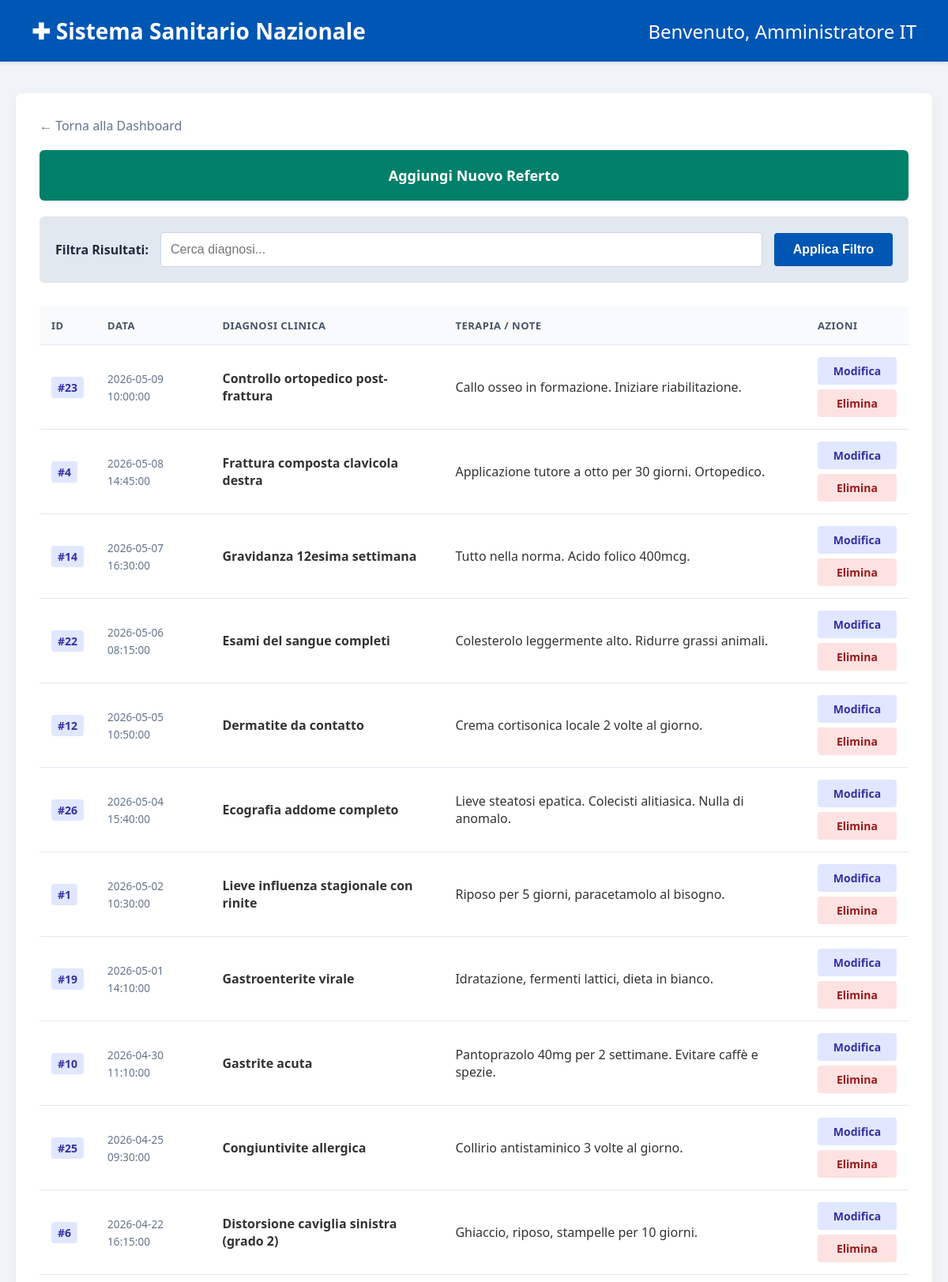
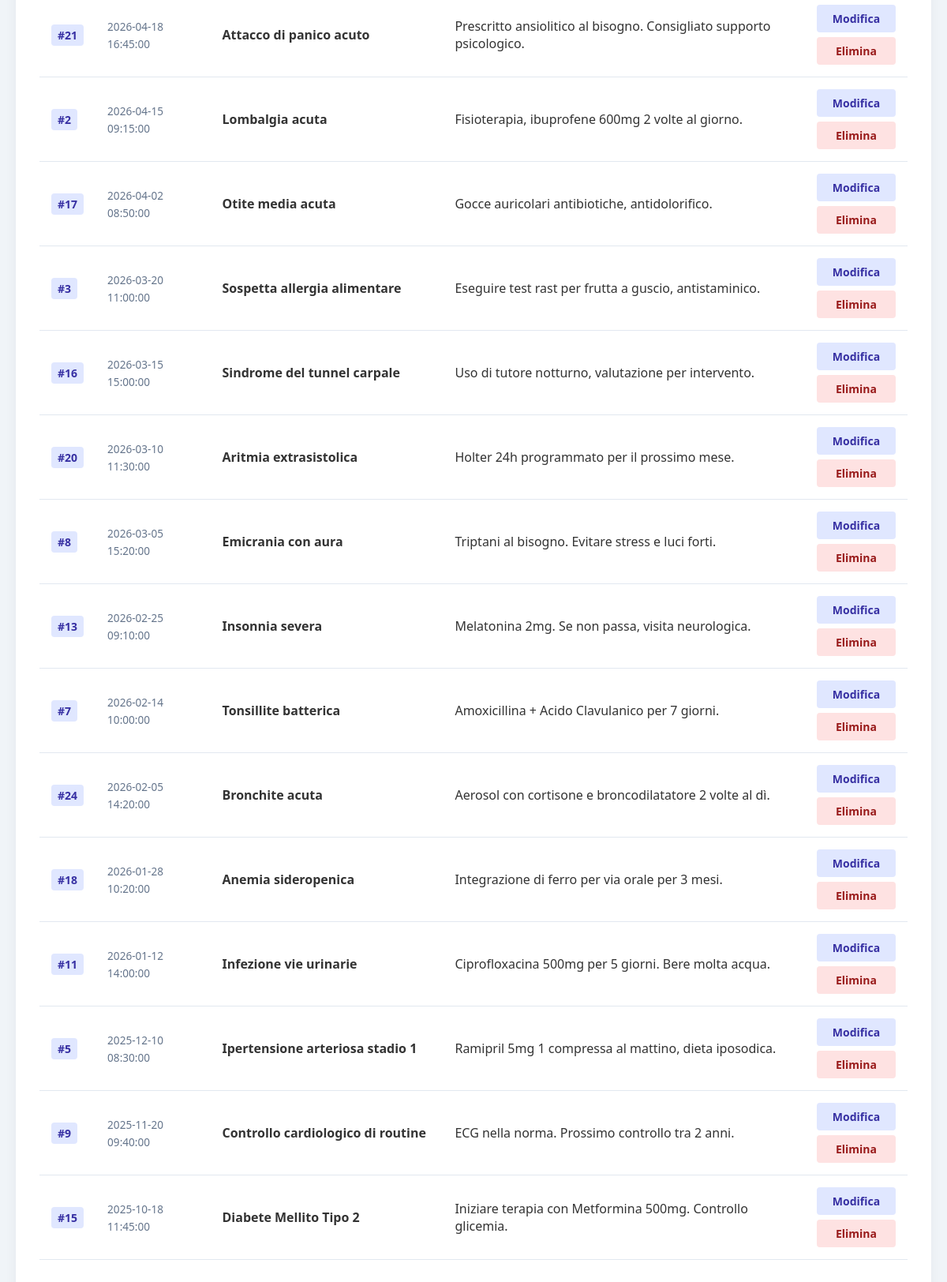
Page /src/referti.php (signed in) on the committed database (2 pictures, top to bottom).
### tables this page shows
CREATE TABLE referti (
    id INT AUTO_INCREMENT PRIMARY KEY,
    paziente_cf VARCHAR(50),
    diagnosi TEXT,
    terapia TEXT,
    data_referto DATETIME DEFAULT CURRENT_TIMESTAMP
);

### src/referti.php (the view, shortened to what this page needs)
<?php
$ruolo = $_SESSION['ruolo'];
$conn = new mysqli("db", "root", "root", "ospedale");
$ricerca = isset($_POST['ricerca']) ? $_POST['ricerca'] : '';
?>
<!DOCTYPE html>
<html lang="it">
<head>
</head>
<body>
    <div class="header">
        <div class="header-logo">✚ Sistema Sanitario Nazionale</div>
        <h1>Benvenuto, <?php echo htmlspecialchars($_SESSION['nome']); ?></h1>
    </div>
    <div class="container">
        <a href="dashboard.php" class="nav-link">← Torna alla Dashboard</a>
        <?php if ($ruolo != 'paziente'): ?>
            <a href="aggiungi_referto.php" class="btn-add-box">Aggiungi Nuovo Referto</a>
        <?php endif; ?>
        <div class="search-box">
            <form method="POST" style="display: flex; width: 100%; gap: 15px; align-items: center;">
                <label for="ricerca">Filtra Risultati:</label>
                <input type="text" id="ricerca" name="ricerca" placeholder="Cerca diagnosi..." value="<?php echo htmlspecialchars($ricerca); ?>">
                <button type="submit" class="btn-search">Applica Filtro</button>
            </form>
        </div>
        <?php
        $condizione_ruolo = "";
        $sql = "SELECT id, diagnosi, terapia, data_referto FROM referti WHERE $condizione_ruolo diagnosi LIKE '%$ricerca%' ORDER BY data_referto DESC";
        if ($conn->multi_query($sql)) {
            do {
                if ($result = $conn->store_result()) {
                    if ($result->num_rows > 0) {
                        echo "<table>";
                        echo "<tr><th>ID</th><th>Data</th><th>Diagnosi Clinica</th><th>Terapia / Note</th>";
                        if ($ruolo != 'paziente') echo "<th>Azioni</th>";
                        echo "</tr>";
                        while ($row = $result->fetch_row()) {
                            echo "<tr>";
                            echo "<td><span class='id-badge'>#" . $row[0] . "</span></td>";
                            echo "<td><span class='date-text'>" . $row[3] . "</span></td>";
                            echo "<td><strong>" . $row[1] . "</strong></td>";
                            echo "<td>" . $row[2] . "</td>";
                            if ($ruolo != 'paziente') {
                                echo "<td>
                                        <div class='action-buttons-cell'>
                                            <a href='modifica_referto.php?id=".$row[0]."' class='action-btn btn-edit'>Modifica</a>
                                            <button onclick='openDeleteModal(".$row[0].")' class='action-btn btn-delete'>Elimina</button>
                                        </div>
                                      </td>";
                            }
                            echo "</tr>";
                        }
                        echo "</table><br>";
                    } else {
                        echo "<p style='text-align:center; color:#666; padding: 20px;'>Nessun referto trovato.</p>";
                    }
                }
            } while ($conn->more_results() && $conn->next_result());
        }
        ?>
    </div>
</body>
</html>

### src/referti.php (style rules this page uses)
body { font-family: 'Segoe UI', Tahoma, Geneva, Verdana, sans-serif; background-color: #f0f4f8; margin: 0; color: #333; }
.header { background-color: #0056b3; color: white; padding: 20px 40px; display: flex; justify-content: space-between; align-items: center; box-shadow: 0 2px 4px rgba(0,0,0,0.1); }
.header h1 { margin: 0; font-size: 24px; font-weight: 400; }
.header-logo { font-weight: bold; font-size: 28px; }
.container { max-width: 1100px; margin: 40px auto; background: white; padding: 30px; border-radius: 8px; box-shadow: 0 4px 15px rgba(0,0,0,0.05); }
.nav-link { display: inline-block; margin-bottom: 20px; color: #64748b; text-decoration: none; font-weight: 500; }
.btn-add-box { display: block; background-color: #008069; color: white; padding: 20px; border-radius: 6px; margin-bottom: 20px; text-align: center; font-size: 18px; font-weight: bold; text-decoration: none; transition: background-color 0.3s; box-sizing: border-box; width: 100%; }
.search-box { background-color: #e2e8f0; padding: 20px; border-radius: 6px; margin-bottom: 30px; display: flex; gap: 10px; align-items: center; }
.search-box label { font-weight: bold; color: #1e293b; }
input[type="text"] { flex: 1; padding: 12px; border: 1px solid #cbd5e1; border-radius: 4px; box-sizing: border-box; font-size: 16px; }
button.btn-search { background-color: #0056b3; color: white; padding: 12px 24px; border: none; border-radius: 4px; cursor: pointer; font-size: 16px; font-weight: bold; transition: background-color 0.3s; }
table { width: 100%; border-collapse: collapse; background-color: white; }
th, td { padding: 15px; border-bottom: 1px solid #e2e8f0; text-align: left; vertical-align: middle; }
th { background-color: #f8fafc; color: #475569; font-weight: bold; text-transform: uppercase; font-size: 13px; letter-spacing: 0.5px; }
.id-badge { background-color: #e0e7ff; color: #3730a3; padding: 4px 8px; border-radius: 4px; font-weight: bold; font-size: 14px; }
.date-text { color: #64748b; font-size: 0.85rem; }
.action-buttons-cell { display: flex; flex-direction: column; gap: 6px; width: 100px; }
.action-btn { padding: 8px 0; border-radius: 4px; text-decoration: none; font-size: 14px; font-weight: bold; text-align: center; cursor: pointer; border: none; transition: all 0.2s; width: 100%; box-sizing: border-box; font-family: inherit; margin: 0; }
.btn-edit { background-color: #e0e7ff; color: #3730a3; }
.btn-delete { background-color: #fee2e2; color: #991b1b; }

### rows in the picture
referti: id "23", data_referto "2026-05-09 10:00:00", diagnosi "Controllo ortopedico post-frattura", terapia "Callo osseo in formazione. Iniziare riabilitazione."
referti: id "4", data_referto "2026-05-08 14:45:00", diagnosi "Frattura composta clavicola destra", terapia "Applicazione tutore a otto per 30 giorni. Ortopedico."
referti: id "14", data_referto "2026-05-07 16:30:00", diagnosi "Gravidanza 12esima settimana", terapia "Tutto nella norma. Acido folico 400mcg."
referti: id "22", data_referto "2026-05-06 08:15:00", diagnosi "Esami del sangue completi", terapia "Colesterolo leggermente alto. Ridurre grassi animali."
referti: id "12", data_referto "2026-05-05 10:50:00", diagnosi "Dermatite da contatto", terapia "Crema cortisonica locale 2 volte al giorno."
referti: id "26", data_referto "2026-05-04 15:40:00", diagnosi "Ecografia addome completo", terapia "Lieve steatosi epatica. Colecisti alitiasica. Nulla di anomalo."
referti: id "1", data_referto "2026-05-02 10:30:00", diagnosi "Lieve influenza stagionale con rinite", terapia "Riposo per 5 giorni, paracetamolo al bisogno."
referti: id "19", data_referto "2026-05-01 14:10:00", diagnosi "Gastroenterite virale", terapia "Idratazione, fermenti lattici, dieta in bianco."
referti: id "10", data_referto "2026-04-30 11:10:00", diagnosi "Gastrite acuta", terapia "Pantoprazolo 40mg per 2 settimane. Evitare caffè e spezie."
referti: id "25", data_referto "2026-04-25 09:30:00", diagnosi "Congiuntivite allergica", terapia "Collirio antistaminico 3 volte al giorno."
referti: id "6", data_referto "2026-04-22 16:15:00", diagnosi "Distorsione caviglia sinistra (grado 2)", terapia "Ghiaccio, riposo, stampelle per 10 giorni."
referti: id "21", data_referto "2026-04-18 16:45:00", diagnosi "Attacco di panico acuto", terapia "Prescritto ansiolitico al bisogno. Consigliato supporto psicologico."
referti: id "2", data_referto "2026-04-15 09:15:00", diagnosi "Lombalgia acuta", terapia "Fisioterapia, ibuprofene 600mg 2 volte al giorno."
referti: id "17", data_referto "2026-04-02 08:50:00", diagnosi "Otite media acuta", terapia "Gocce auricolari antibiotiche, antidolorifico."
referti: id "3", data_referto "2026-03-20 11:00:00", diagnosi "Sospetta allergia alimentare", terapia "Eseguire test rast per frutta a guscio, antistaminico."
referti: id "16", data_referto "2026-03-15 15:00:00", diagnosi "Sindrome del tunnel carpale", terapia "Uso di tutore notturno, valutazione per intervento."
referti: id "20", data_referto "2026-03-10 11:30:00", diagnosi "Aritmia extrasistolica", terapia "Holter 24h programmato per il prossimo mese."
referti: id "8", data_referto "2026-03-05 15:20:00", diagnosi "Emicrania con aura", terapia "Triptani al bisogno. Evitare stress e luci forti."
referti: id "13", data_referto "2026-02-25 09:10:00", diagnosi "Insonnia severa", terapia "Melatonina 2mg. Se non passa, visita neurologica."
referti: id "7", data_referto "2026-02-14 10:00:00", diagnosi "Tonsillite batterica", terapia "Amoxicillina + Acido Clavulanico per 7 giorni."
referti: id "24", data_referto "2026-02-05 14:20:00", diagnosi "Bronchite acuta", terapia "Aerosol con cortisone e broncodilatatore 2 volte al dì."
referti: id "18", data_referto "2026-01-28 10:20:00", diagnosi "Anemia sideropenica", terapia "Integrazione di ferro per via orale per 3 mesi."
referti: id "11", data_referto "2026-01-12 14:00:00", diagnosi "Infezione vie urinarie", terapia "Ciprofloxacina 500mg per 5 giorni. Bere molta acqua."
referti: id "5", data_referto "2025-12-10 08:30:00", diagnosi "Ipertensione arteriosa stadio 1", terapia "Ramipril 5mg 1 compressa al mattino, dieta iposodica."
referti: id "9", data_referto "2025-11-20 09:40:00", diagnosi "Controllo cardiologico di routine", terapia "ECG nella norma. Prossimo controllo tra 2 anni."
referti: id "15", data_referto "2025-10-18 11:45:00", diagnosi "Diabete Mellito Tipo 2", terapia "Iniziare terapia con Metformina 500mg. Controllo glicemia."

### other values in the picture
$_SESSION['nome'] "Amministratore IT"
